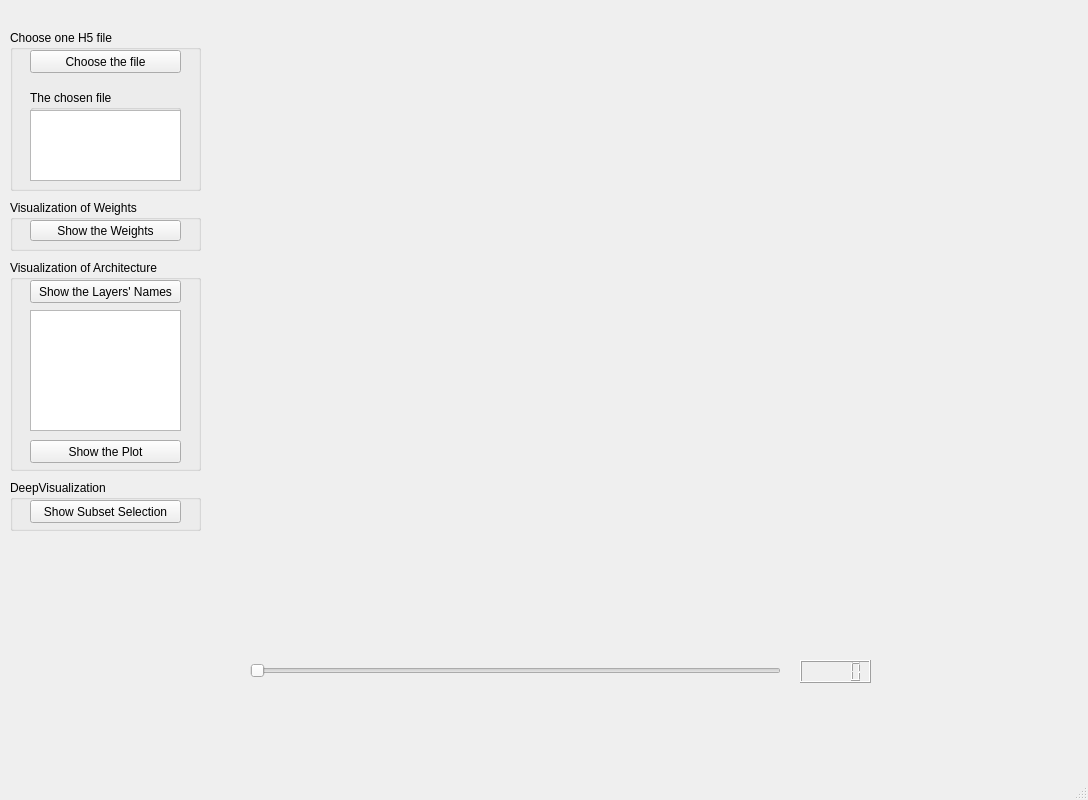
<?xml version="1.0" encoding="UTF-8"?>
<ui version="4.0">
 <class>MainWindow</class>
 <widget class="QMainWindow" name="MainWindow">
  <property name="geometry">
   <rect>
    <x>0</x>
    <y>0</y>
    <width>1088</width>
    <height>800</height>
   </rect>
  </property>
  <property name="windowTitle">
   <string>MainWindow</string>
  </property>
  <widget class="QWidget" name="centralwidget">
   <widget class="MatplotlibWidget" name="matplotlibwidget_static" native="true">
    <property name="geometry">
     <rect>
      <x>399</x>
      <y>10</y>
      <width>301</width>
      <height>731</height>
     </rect>
    </property>
    <zorder>matplotlibwidget_static_2</zorder>
   </widget>
   <widget class="MatplotlibWidget" name="matplotlibwidget_static_2" native="true">
    <property name="geometry">
     <rect>
      <x>230</x>
      <y>30</y>
      <width>821</width>
      <height>661</height>
     </rect>
    </property>
    <widget class="QSlider" name="horizontalSlider">
     <property name="geometry">
      <rect>
       <x>20</x>
       <y>630</y>
       <width>531</width>
       <height>22</height>
      </rect>
     </property>
     <property name="orientation">
      <enum>Qt::Horizontal</enum>
     </property>
    </widget>
    <widget class="QLCDNumber" name="lcdNumber">
     <property name="geometry">
      <rect>
       <x>570</x>
       <y>630</y>
       <width>71</width>
       <height>23</height>
      </rect>
     </property>
    </widget>
   </widget>
   <widget class="QGroupBox" name="groupBox">
    <property name="geometry">
     <rect>
      <x>10</x>
      <y>200</y>
      <width>191</width>
      <height>51</height>
     </rect>
    </property>
    <property name="title">
     <string>Visualization of Weights</string>
    </property>
    <widget class="QPushButton" name="pushButton">
     <property name="geometry">
      <rect>
       <x>20</x>
       <y>20</y>
       <width>151</width>
       <height>21</height>
      </rect>
     </property>
     <property name="text">
      <string>Show the Weights</string>
     </property>
    </widget>
   </widget>
   <widget class="QGroupBox" name="groupBox_2">
    <property name="geometry">
     <rect>
      <x>10</x>
      <y>260</y>
      <width>191</width>
      <height>211</height>
     </rect>
    </property>
    <property name="title">
     <string>Visualization of Architecture</string>
    </property>
    <widget class="QPushButton" name="pushButton_2">
     <property name="geometry">
      <rect>
       <x>20</x>
       <y>20</y>
       <width>151</width>
       <height>23</height>
      </rect>
     </property>
     <property name="text">
      <string>Show the Layers' Names</string>
     </property>
    </widget>
    <widget class="QListView" name="listView">
     <property name="geometry">
      <rect>
       <x>20</x>
       <y>50</y>
       <width>151</width>
       <height>121</height>
      </rect>
     </property>
    </widget>
    <widget class="QPushButton" name="pushButton_3">
     <property name="geometry">
      <rect>
       <x>20</x>
       <y>180</y>
       <width>151</width>
       <height>23</height>
      </rect>
     </property>
     <property name="text">
      <string>Show the Plot</string>
     </property>
    </widget>
   </widget>
   <widget class="QGroupBox" name="groupBox_3">
    <property name="geometry">
     <rect>
      <x>10</x>
      <y>30</y>
      <width>191</width>
      <height>161</height>
     </rect>
    </property>
    <property name="title">
     <string>Choose one H5 file</string>
    </property>
    <widget class="QPushButton" name="pushButton_4">
     <property name="geometry">
      <rect>
       <x>20</x>
       <y>20</y>
       <width>151</width>
       <height>23</height>
      </rect>
     </property>
     <property name="text">
      <string>Choose the file</string>
     </property>
    </widget>
    <widget class="QGroupBox" name="groupBox_4">
     <property name="geometry">
      <rect>
       <x>20</x>
       <y>60</y>
       <width>151</width>
       <height>91</height>
      </rect>
     </property>
     <property name="title">
      <string>The chosen file</string>
     </property>
     <widget class="QTextEdit" name="textEdit">
      <property name="geometry">
       <rect>
        <x>0</x>
        <y>20</y>
        <width>151</width>
        <height>71</height>
       </rect>
      </property>
     </widget>
    </widget>
   </widget>
   <widget class="QGroupBox" name="groupBox_5">
    <property name="geometry">
     <rect>
      <x>10</x>
      <y>480</y>
      <width>191</width>
      <height>51</height>
     </rect>
    </property>
    <property name="title">
     <string>DeepVisualization</string>
    </property>
    <widget class="QPushButton" name="pushButton_5">
     <property name="geometry">
      <rect>
       <x>20</x>
       <y>20</y>
       <width>151</width>
       <height>23</height>
      </rect>
     </property>
     <property name="text">
      <string>Show Subset Selection</string>
     </property>
    </widget>
   </widget>
   <widget class="MatplotlibWidget" name="matplotlibwidget_static_3" native="true">
    <property name="geometry">
     <rect>
      <x>270</x>
      <y>20</y>
      <width>741</width>
      <height>571</height>
     </rect>
    </property>
   </widget>
  </widget>
  <widget class="QMenuBar" name="menubar">
   <property name="geometry">
    <rect>
     <x>0</x>
     <y>0</y>
     <width>1088</width>
     <height>23</height>
    </rect>
   </property>
  </widget>
  <widget class="QStatusBar" name="statusbar"/>
 </widget>
 <customwidgets>
  <customwidget>
   <class>MatplotlibWidget</class>
   <extends>QWidget</extends>
   <header location="global">matplotlibwidget.h</header>
   <container>1</container>
  </customwidget>
 </customwidgets>
 <resources/>
 <connections/>
</ui>
